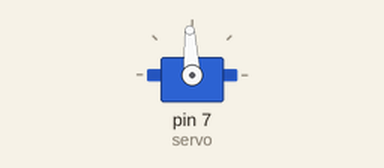
Recording of a sketch running on a simulated Arduino Uno, built with avr-gcc and run on an emulated ATmega328P. Shown: servo.

Above: at 0.05 s.
At 1.75 s:
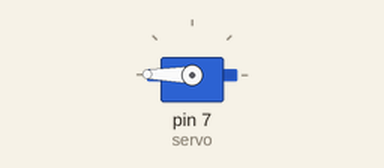
At 3.45 s:
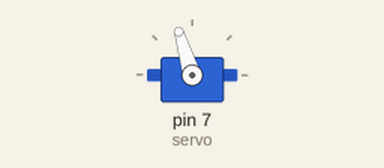
At 7.2 s:
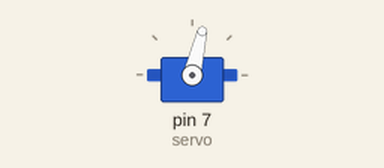
Timing chart, 0 to 9.6 s (numbered marks = the images above):
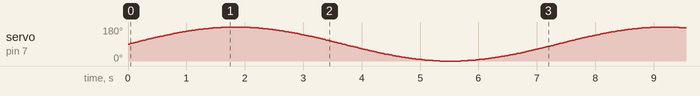

The sketch:

planning.ino
```cpp
#include <Servo.h>
Servo servo;

int sudutawal = 0;

void setup() {
  servo.attach(7);
  servo.write (sudutawal);
}

void loop()
{
  float theta1 = 90;
  float pi = 3.1415;
  int i;
  float t=0;
  while (theta1>1)
  {
    float del=500;
    float t_rad = (pi/180)*(t);
    float E = theta1 + 90*sin(t_rad);
    t = t+del/1000;
    servo.write (E);
    delay(10);
  }
  return(0);
}
```

sudut.cpp
```cpp
#include <stdio.h>
#include <math.h>

int main()

{
	  float theta1 = 90;
	  float pi = 3.1415;
	  int i;
	  float t=0;
	  for (i=0; i<=318; i++){
	  	float del=500;
		float t = t+del/1000;
		float t_rad = (pi/180)*(t);
		float E = theta1 + 90*sin(t_rad);
		printf("E = %f	saat t: %.1f\n", E, t);
		}
		return(0);
		}
```
